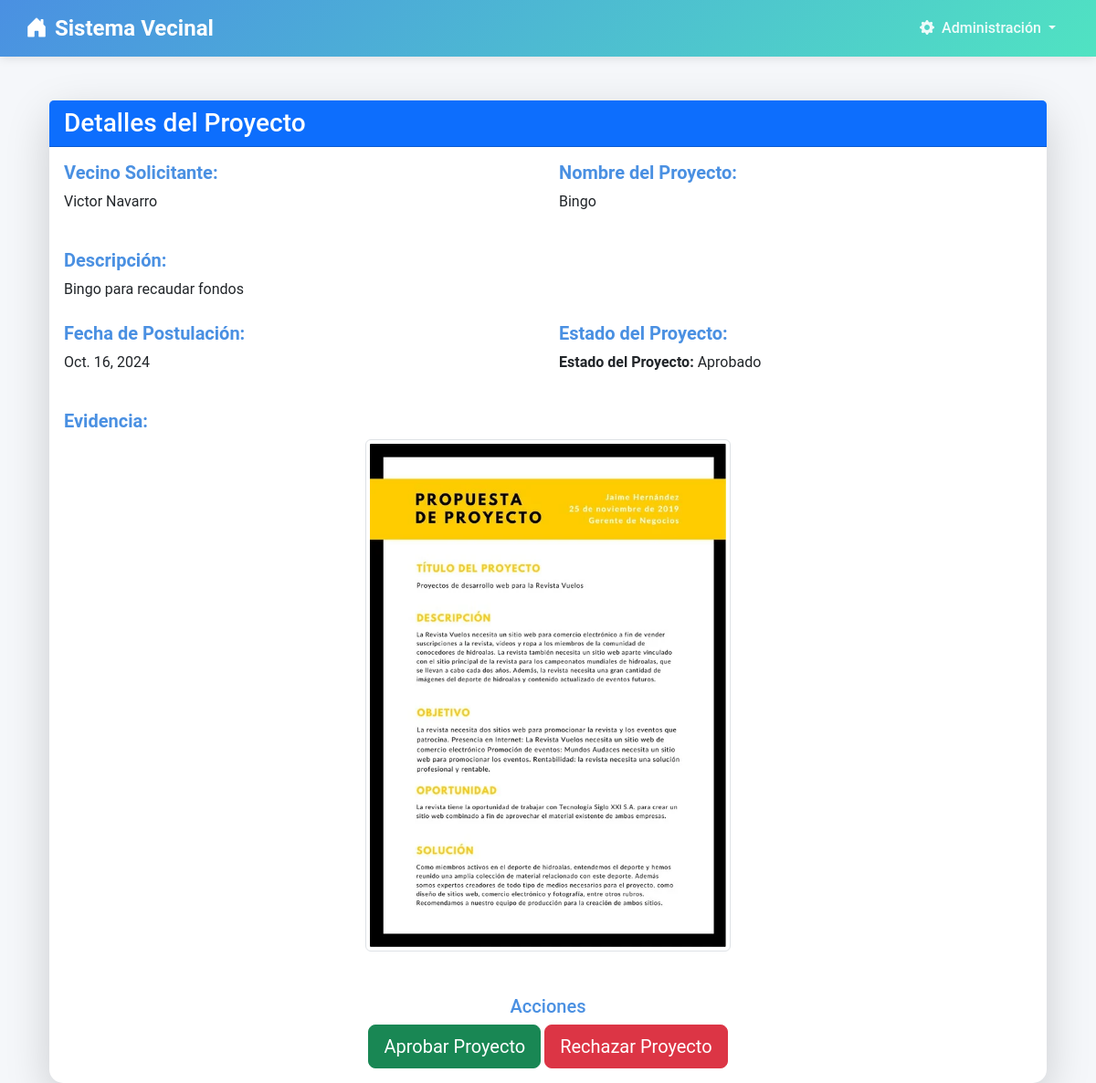
The page /proyecto/5/ver/ (signed in) on the database its author committed.
### junta_vecinos/models.py (models this page shows, shortened)
class ProyectoVecinal(models.Model):
    ESTADO_CHOICES = [
        ('pendiente', 'Pendiente'),
        ('aprobado', 'Aprobado'),
        ('rechazado', 'Rechazado'),
    ]
    vecino = models.ForeignKey(Vecino, on_delete=models.CASCADE)
    propuesta = models.CharField(max_length=255)  # Cambiado de titulo a propuesta
    descripcion = models.TextField()
    fecha_postulacion = models.DateField(auto_now_add=True)
    estado = models.CharField(max_length=10, choices=ESTADO_CHOICES, default='pendiente')
    evidencia = models.ImageField(upload_to='evidencias/', blank=True, null=True)  # Campo evidencia
    razon_rechazo = models.TextField(null=True, blank=True)

class Vecino(models.Model):
    COMUNA_CHOICES = [
        ('ÑUÑOA', 'Ñuñoa'),
        ('PUENTE_ALTO', 'Puente Alto'),
        ('LA_FLORIDA', 'La Florida'),
    ]
    user = models.OneToOneField(User, on_delete=models.CASCADE)
    nombres = models.CharField(max_length=255)
    apellidos = models.CharField(max_length=255)
    direccion = models.CharField(max_length=255)
    telefono = models.CharField(max_length=15)
    fecha_nacimiento = models.DateField()
    rut = models.CharField(max_length=12, unique=True)
    comuna = models.CharField(max_length=20, choices=COMUNA_CHOICES, default='ÑUÑOA')
    administrador = models.ForeignKey(AdministradorComuna, on_delete=models.SET_NULL, null=True, related_name='vecinos')
    def __str__(self):
        return f"{self.nombres} {self.apellidos}"

### junta_vecinos/views.py (the view)
# urls.py: path('proyecto/<int:id>/ver/', views.ver_proyecto, name='ver_proyecto'),
@user_passes_test(is_admin)
def ver_proyecto(request, id):
    proyecto = get_object_or_404(ProyectoVecinal, id=id)
    return render(request, 'junta_vecinos/ver_proyecto.html', {'proyecto': proyecto})

### junta_vecinos/views.py (called while the page is built)
def is_admin(user):
    return hasattr(user, 'administradorcomuna')  # Solo permite el acceso si el usuario es un superusuario (admin)

### junta_vecinos/templates/junta_vecinos/ver_proyecto.html (shortened to what this page needs)
{% extends 'junta_vecinos/base.html' %}
{% block content %}
<div class="container mt-5">
    <div class="card shadow-lg">
        <div class="card-header bg-primary text-white">
            <h3 class="mb-0 text-white">Detalles del Proyecto</h3>
        </div>
        <div class="card-body">
            <div class="row mb-4">
                <div class="col-md-6">
                    <h5><strong>Vecino Solicitante:</strong></h5>
                    <p>{{ proyecto.vecino }}</p>
                </div>
                <div class="col-md-6">
                    <h5><strong>Nombre del Proyecto:</strong></h5>
                    <p>{{ proyecto.propuesta }}</p>
                </div>
            </div>
            <div class="mb-4">
                <h5><strong>Descripción:</strong></h5>
                <p>{{ proyecto.descripcion }}</p>
            </div>
            <div class="row mb-4">
                <div class="col-md-6">
                    <h5><strong>Fecha de Postulación:</strong></h5>
                    <p>{{ proyecto.fecha_postulacion }}</p>
                </div>
                <div class="col-md-6">
                    <h5><strong>Estado del Proyecto:</strong></h5>
                    <p><strong>Estado del Proyecto:</strong> {{ proyecto.get_estado_display }}</p>
                </div>
            </div>
            <div class="mb-4">
                <h5><strong>Evidencia:</strong></h5>
                {% if proyecto.evidencia %}
                    <div class="text-center">
                        <img src="{{ proyecto.evidencia.url }}" alt="Evidencia del proyecto" class="img-thumbnail" style="max-width: 400px;">
                    </div>
                {% else %}
                    <p>No se ha proporcionado evidencia.</p>
                {% endif %}
            </div>
            <div class="text-center mt-5">
                <h5>Acciones</h5>
                <a href="{% url 'aprobar_proyecto' proyecto.id %}" class="btn btn-lg btn-success mr-3"> Aprobar Proyecto</a>
                <a href="{% url 'rechazar_proyecto' proyecto.id %}" class="btn btn-lg btn-danger"> Rechazar Proyecto</a>
            </div>
        </div>
    </div>
</div>
{% endblock %}

### junta_vecinos/static/css/styles.css (style rules this page uses)
:root { --primary-color: #4a90e2; --secondary-color: #50e3c2; --accent-color: #f39c12; --background-color: #f5f7fa; --text-color: #333333; }
body { font-family: 'Roboto', sans-serif; background-color: var(--background-color); color: var(--text-color); }
.card { border: none; border-radius: 15px; box-shadow: 0 4px 6px rgba(0,0,0,0.1); transition: all 0.3s ease; }
h1, h2, h3, h4, h5, h6 { color: var(--primary-color); }

### rows shown on the page
ProyectoVecinal: vecino "Victor Navarro", propuesta "Bingo", descripcion "Bingo para recaudar fondos", fecha_postulacion "Oct. 16, 2024", estado "Aprobado", evidencia (picture)
